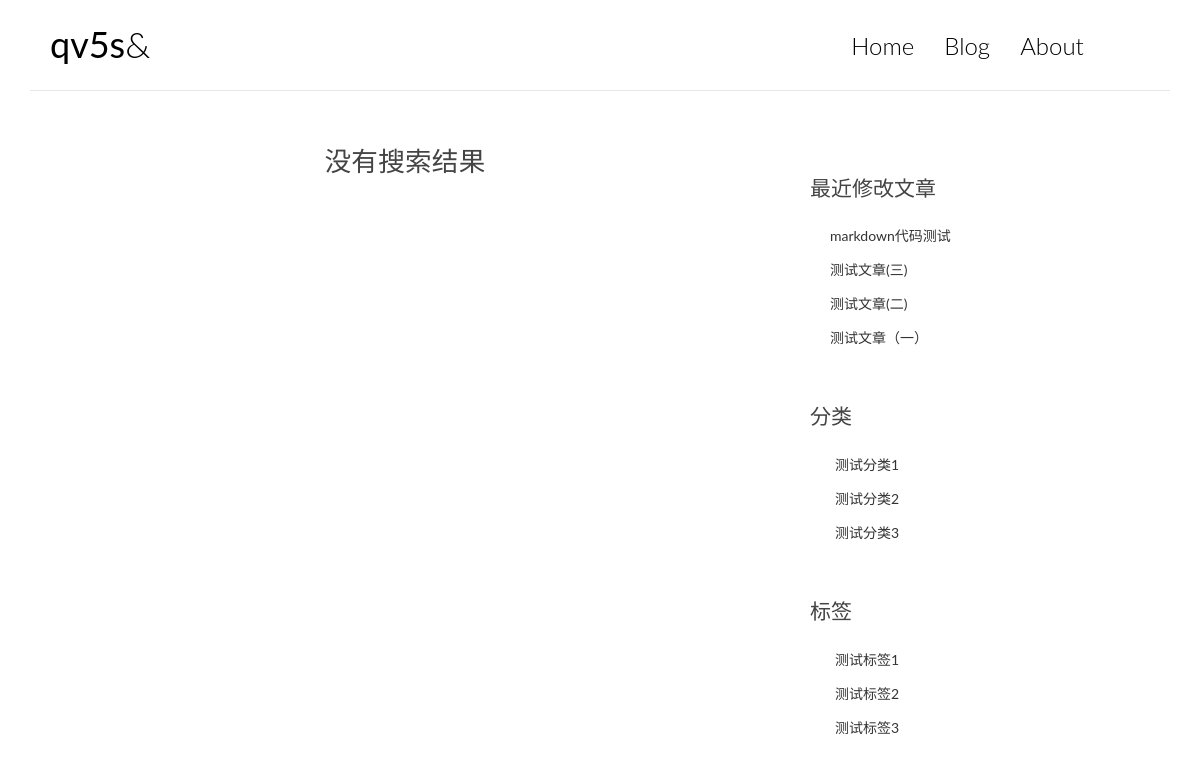
The app's page /search/ with its own data.
### blog/models.py (models this page shows, shortened)
class Post(models.Model):
    title=models.CharField(max_length=70)
    body=models.TextField()
    create_time=models.DateTimeField('创建时间',auto_now_add=True)
    modified_time=models.DateTimeField('修改时间',auto_now=True)
    excerpt = models.CharField(max_length=200,blank=True)
    category = models.ForeignKey(Category)
    tags = models.ManyToManyField(Tag,blank=True)
    author = models.ForeignKey(User)

class Category(models.Model):
    name=models.CharField(max_length=100)

class Tag(models.Model):
    name=models.CharField(max_length=100)

### blog/views.py (the view)
# urls.py: url(r'^search/$',search,name='search'),
def search(request):
    post_list=Post.objects.all()
    tag_list=Tag.objects.all()[:5]
    category_list=Category.objects.all()[:5]
    post_time = post_list.order_by('-modified_time')
    c=request.GET.get('c',0)
    t=request.GET.get('t',0)
    print(c)
    print(t)
    search_1=post_list.filter(category__name=c)
    search_2=post_list.filter(tags__name=t)
    m=post_list.filter(title='')
    if search_1.count()!=0:
        print(search_1)
        return render(request,'search.html',{'post_list':post_list[0:5],'tag_list':tag_list,'category_list':category_list,'search_list':search_1,'post_time':post_time})
    elif search_2.count()!=0:
        print(search_2)
        return render(request,'search.html',{'post_list':post_list[0:5],'tag_list':tag_list,'category_list':category_list,'search_list':search_2,'post_time':post_time})
    else:
        return render(request, 'search.html',{'post_list': post_list[0:5], 'tag_list': tag_list, 'category_list': category_list,'search_list': [],'post_time':post_time})

### blog/templates/search.html (shortened to what this page needs)
{% extends 'base.html' %}
{% block body %}
{% for post in search_list %}
<h1 class="entry-title">
			<p>没有搜索结果</p>
		</h1>
{% endfor %}
{% endblock %}

### blog/templates/base.html (shortened to what this page needs)
<!DOCTYPE html>
{% load staticfiles %}
<html lang="en">
<head>
    <link rel="stylesheet" href="{% static 'blog/css/bootstrap.min.css' %}" />
    <link rel="stylesheet" href="{% static 'blog/css/pace.css' %}" />
    <link rel="stylesheet" href="{% static 'blog/css/custom.css' %}" />
    <link rel="stylesheet" href="{% static 'blog/css/friendly.css' %}" />
</head>
<body>
<div class="container">
			<header id="site-header">
				<div class="row">
					<div class="col-md-4 col-sm-5 col-xs-8">
						<div class="logo">
							<h1><a href="/"><b>qv5s</b>&</a></h1>
						</div>
					</div>
					<div class="col-md-8 col-sm-7 col-xs-4">
						<nav class="main-nav" role="navigation">
							<div class="collapse navbar-collapse" id="bs-example-navbar-collapse-1">
  								<ul class="nav navbar-nav navbar-right">
    								<li class="cl-effect-11"><a href="/" data-hover="Home">Home</a></li>
    								<li class="cl-effect-11"><a href="/" data-hover="Blog">Blog</a></li>
    								<li class="cl-effect-11"><a href="/" data-hover="About">About</a></li>
  								</ul>
							</div>
						</nav>
					</div>
				</div>
                </header>
    </div>
<div class="content-body">
			<div class="container">
				<div class="row">
					<main class="col-md-8">
{% block body %}{% endblock %}
                        </main>
					<aside class="col-md-4">
						<div class="widget widget-recent-posts">
							<h3 class="widget-title">最近修改文章</h3>
							<ul>
                                {% for post in post_time %}
								<li>
									<a href="{%  url 'post'  forloop.counter %}">{{ post.title }}</a>
								</li>
								{% endfor %}
							</ul>
						</div>
						<div class="widget widget-archives">
							<h3 class="widget-title">分类</h3>
							<ul>
                                {% for category in category_list %}
								<li>
									<a href="{% url 'search' %}?c={{ category.name }}">{{ category.name }}</a>
								</li>
								{% endfor %}
							</ul>
						</div>
						<div class="widget widget-category">
							<h3 class="widget-title">标签</h3>
							<ul>
                                {% for tag in tag_list %}
								<li>
									<a href="{% url 'search' %}?t={{ tag.name }}">{{ tag.name }}</a>
								</li>
								{% endfor %}
							</ul>
						</div>
					</aside>
				</div>
			</div>
		</div>
</body>
</html>

### blog/static/blog/css/custom.css (style rules this page uses)
* { outline: none; }
h1, h2, h3, h4, h5, h6 { margin-top: 0; }
b { font-weight: 400; }
a { color: #333; }
body { color: #444; font-family: 'Lato', sans-serif; }
p { font-family: 'Ubuntu', sans-serif; font-weight: 400; word-spacing: 1px; letter-spacing: 0.01em; }
#site-header { background-color: #FFF; padding: 25px 20px; margin-bottom: 40px; border-bottom: 1px solid #e7e7e7; }
.logo h1 a { color: #000; }
.logo h1 { margin: 0; font-family: 'Lato', sans-serif; font-weight: 300; }
.main-nav { margin-top: 11px; max-width: 95%; }
.main-nav a { color: #000000 !important; padding: 0 0 5px 0 !important; margin-right: 30px; font-family: 'Lato', sans-serif; font-weight: 300; font-size: 24px; }
.cl-effect-11 a { padding: 10px 0; color: #0972b4; text-shadow: none; }
.cl-effect-11 a::before { position: absolute; top: 0; left: 0; overflow: hidden; padding: 0 0 5px 0 !important; max-width: 0; border-bottom: 1px solid #000; color: #000; content: attr(data-hover); -webkit-transition: max-width 0.5s; -moz-transition: max-width 0.5s; transition: max-width 0.5s; }
.content-body { padding-bottom: 4em; }
.entry-title { text-align: center; font-size: 1.9em; margin-bottom: 20px; line-height: 1.6; padding: 10px 20px 0; }
.widget { background: #fff; padding: 30px 0 0; }
.widget-title { font-size: 1.5em; margin-bottom: 20px; line-height: 1.6; padding: 10px 0 0; font-weight: 400; }
.widget-recent-posts ul { padding: 0; margin: 0; padding-left: 20px; }
.widget-recent-posts ul li { list-style-type: none; position: relative; line-height: 170%; margin-bottom: 10px; }
.widget-recent-posts ul li::before { content: '\f3d3'; font-family: "Ionicons"; position: absolute; left: -17px; top: 3px; font-size: 16px; color: #000; }
.widget-archives ul { padding: 0; margin: 0; padding-left: 25px; }
.widget-archives ul li { list-style-type: none; position: relative; line-height: 170%; margin-bottom: 10px; }
.widget-archives ul li::before { content: '\f3f3'; font-family: "Ionicons"; position: absolute; left: -25px; top: 1px; font-size: 16px; color: #000; }
.widget-category ul { padding: 0; margin: 0; padding-left: 25px; }
.widget-category ul li { list-style-type: none; position: relative; line-height: 170%; margin-bottom: 10px; }
.widget-category ul li::before { content: '\f3fe'; font-family: "Ionicons"; position: absolute; left: -25px; top: 1px; font-size: 18px; color: #000; }

### records on screen
Post: title "markdown代码测试"
Post: title "测试文章(三)"
Post: title "测试文章(二)"
Post: title "测试文章（一）"
Category: name "测试分类1"
Category: name "测试分类2"
Category: name "测试分类3"
Tag: name "测试标签1"
Tag: name "测试标签2"
Tag: name "测试标签3"
